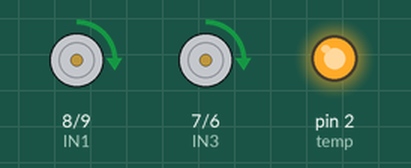
Recording of a sketch running on a simulated Arduino Uno, built with avr-gcc and run on an emulated ATmega328P. Shown: motor-driver pin pairs drawn as motors (green arrow = first pin HIGH = forward, orange = second pin HIGH = backward, longer = more drive, scaled by the enable pin), output pins drawn as LEDs (lit = HIGH).

Above: at 0.85 s.
At 5.7 s:
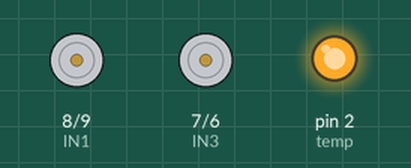
At 10.55 s:
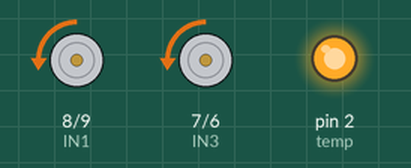
At 16.05 s:
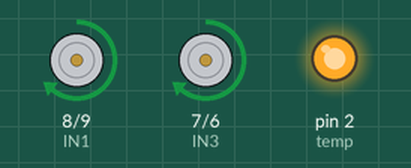
Timing chart, 0 to 16.4 s (numbered marks = the images above):
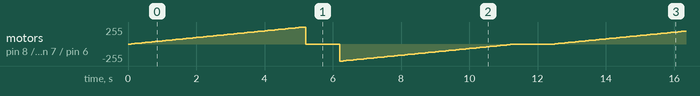

The sketch:

front_wheels.ino
```cpp
// Define motor control pins
// right mortor
#define IN1 8    // Direction pin 1
#define IN2 9    // Direction pin 2
#define ENA 10    // PWM speed control pin
// left mortor
#define IN3 7   // Direction pin 1
#define IN4 6    // Direction pin 2
#define ENB 5    // PWM speed control pin

#define temp 2

void setup() {
  // Set motor control pins as outputs
  pinMode(IN1, OUTPUT);
  pinMode(IN2, OUTPUT);
  pinMode(ENA, OUTPUT);
  pinMode(IN3, OUTPUT);
  pinMode(IN4, OUTPUT);
  pinMode(ENB, OUTPUT);
  pinMode(temp, OUTPUT);

  // Initialize motor in a stopped state
  digitalWrite(IN1, LOW);
  digitalWrite(IN2, LOW);
  digitalWrite(temp, HIGH);
  analogWrite(ENA, 0);  // Start with 0 speed
  digitalWrite(IN3, LOW);
  digitalWrite(IN4, LOW);
  analogWrite(ENB, 0);  // Start with 0 speed
}

void loop() {
  // Example: Rotate motor forward with increasing speed
  for (int speed = 0; speed <= 255; speed += 5) {
    setMotorSpeed(speed, true);  // Forward direction
    delay(100);
  }

  // Stop motor briefly
  setMotorSpeed(0, true);
  delay(1000);

  // Example: Rotate motor backward with decreasing speed
  for (int speed = 255; speed >= 0; speed -= 5) {
    setMotorSpeed(speed, false);  // Backward direction
    delay(100);
  }

  // Stop motor
  setMotorSpeed(0, false);
  delay(1000);
}

// Function to set motor speed and direction
void setMotorSpeed(int speed, bool direction) {
  // Constrain speed to 0-255 (PWM range)
  speed = constrain(speed, 0, 255);

  // Set direction
  if (direction) {
    digitalWrite(IN1, HIGH);
    digitalWrite(IN2, LOW);
    digitalWrite(IN3, HIGH);
    digitalWrite(IN4, LOW);
  } else {
    digitalWrite(IN1, LOW);
    digitalWrite(IN2, HIGH);
    digitalWrite(IN4, HIGH);
    digitalWrite(IN3, LOW);
  }

  // Apply PWM speed
  analogWrite(ENA, speed);
  analogWrite(ENB, speed);
}
```
